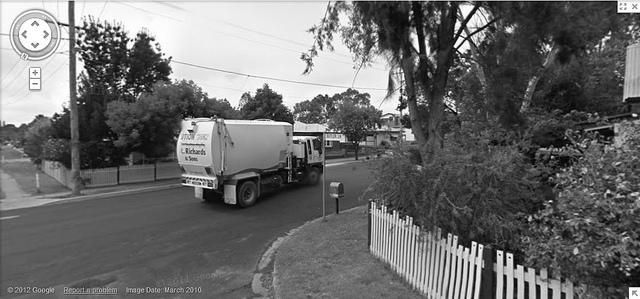
#> input picture output_cpt/101.png, 640 x 299 px, given in place of 101.jpeg, which was not available
$ jupyter execute 101_llama.ipynb   (text cells are left out)
#> lines starting #> are read from the running program, lines starting #| are printed output that depends on the picture; after the words box and inside, x2 and y2 are one past the last pixel; in counts of white or black regions, pixels touching at a corner belong together; pictures that were not available may be replaced by others from this repository, and a replacement may not be noted
[cell 1]
import cv2
import matplotlib.pyplot as plt

# Load the image from the specified path
image_path = './data/101.jpeg'
image = cv2.imread(image_path)  # (0) image=<loaded_image>
#> image is the input picture: shape (299, 640, 3); min 0, max 255, mean 107.9

# Convert the image to grayscale
gray_image = cv2.cvtColor(image, cv2.COLOR_BGR2GRAY)  # (1) gray_image=<grayscale_image>

# Apply Gaussian blur to reduce noise
blurred_image = cv2.GaussianBlur(gray_image, (5, 5), 0)  # (2) blurred_image=<blurred_image>
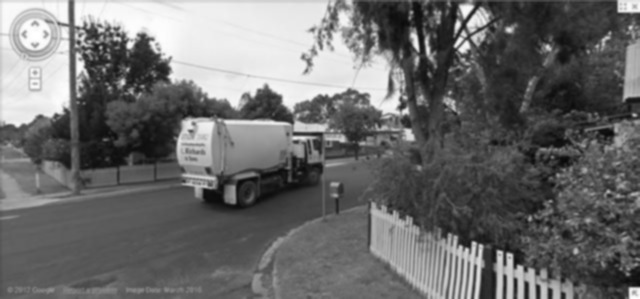
#> blurred_image: shape (299, 640); min 8, max 255, mean 107.9

# Save the grayscale and blurred images for visualization
cv2.imwrite('./output/gray_image.png', gray_image)
cv2.imwrite('./output/blurred_image.png', blurred_image)
#> Out = True

[cell 2]
# Apply Canny edge detection
edges = cv2.Canny(blurred_image, 50, 150)  # (3) edges=<edges_image>
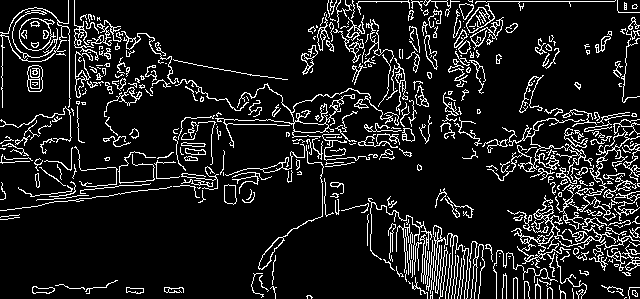
#> edges: shape (299, 640); 11.2% white in thin lines or dots

# Save the edges image for visualization
cv2.imwrite('./output/edges_image.png', edges)

# Convert the image from BGR to RGB for displaying using matplotlib
edges_rgb = cv2.cvtColor(edges, cv2.COLOR_BGR2RGB)  # (4) edges_rgb=<edges_image_in_RGB>
#> edges_rgb: shape (299, 640, 3); 11.2% white in thin lines or dots

# Display the edges using matplotlib
plt.imshow(edges_rgb, cmap='gray')
plt.axis('off')  # Hide the axis
plt.savefig('./output/edges_display.png')  # Save the figure

$ run again, with output_cpt/115.png copied over output_cpt/101.png
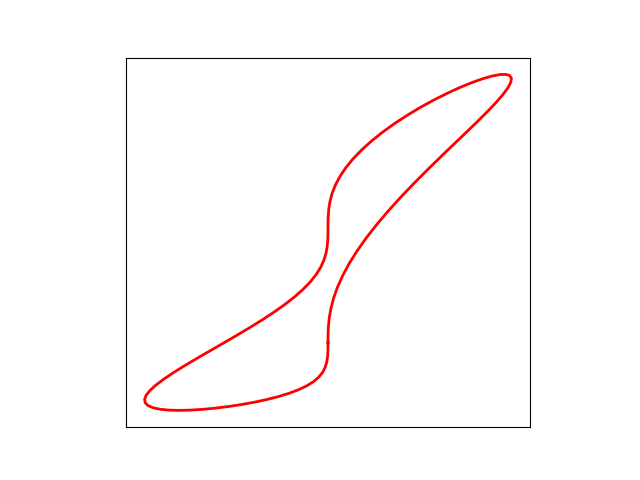
#> input picture output_cpt/115.png, 640 x 480 px, given in place of 101.jpeg, which was not available
#> image is the input picture: shape (480, 640, 3); mean B, G, R 251.1, 251.1, 253.6
#> `blurred_image = cv2.GaussianBlur(gray_image, (5, 5), 0)`:
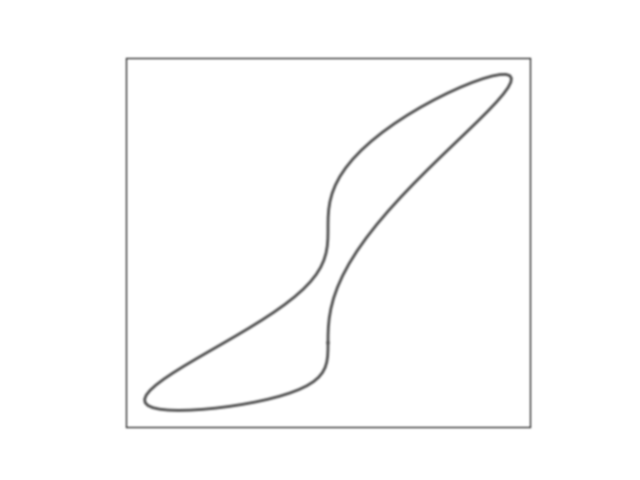
#> blurred_image: shape (480, 640); min 104, max 255, mean 251.8
#> Out = True
#> `edges = cv2.Canny(blurred_image, 50, 150)`:
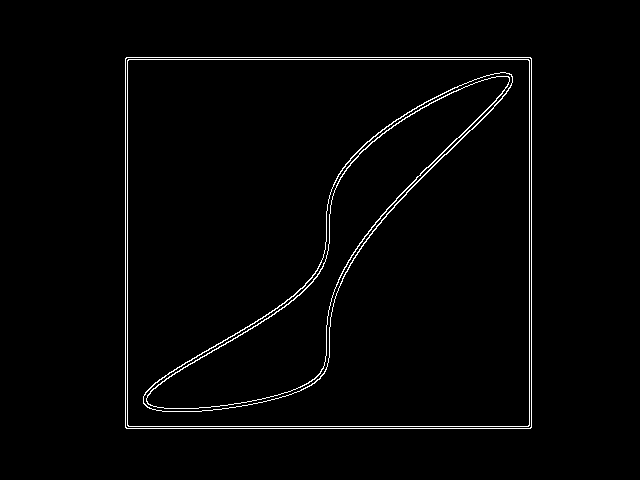
#> edges: shape (480, 640); 1.9% white in thin lines or dots, all inside (x1, y1, x2, y2) = (125, 57, 532, 429)
